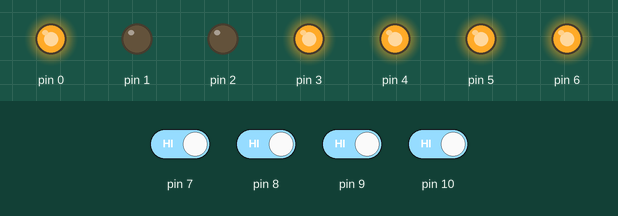
Recording of a sketch running on a simulated Arduino Uno, built with avr-gcc and run on an emulated ATmega328P. Shown: output pins drawn as LEDs (lit = HIGH). The test bench sets the inputs (shaded band); at power-on: pin 7–10 HIGH.

Above: at 1.2 s.
1.3 s: pin 7 driven LOW and pin 8 driven LOW and pin 9 driven LOW and pin 10 driven LOW
At 2.4 s:
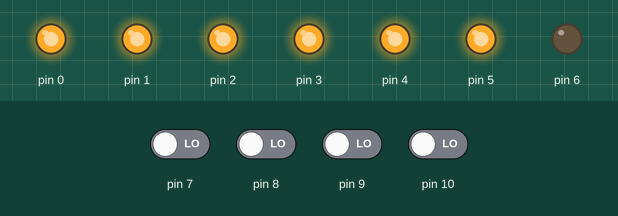
2.8 s: pin 7 driven HIGH
At 3.5 s:
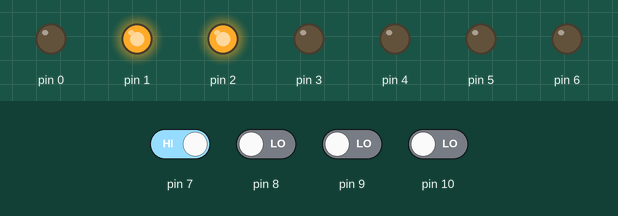
4.3 s: pin 7 driven LOW
At 4.7 s:
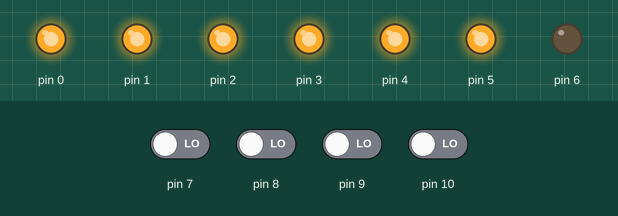
Timing chart, 0 to 7.3 s (numbered marks = the images above; inputs shaded):
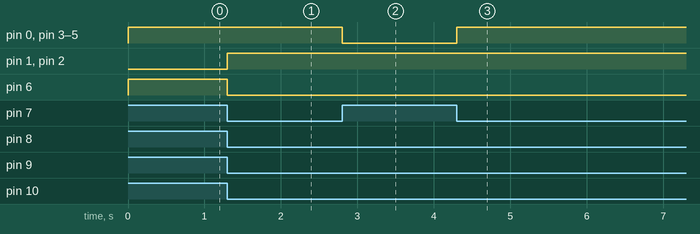

Measured:
- after the input at 1.3 s, pin 1, pin 2: LOW → HIGH at once; pin 6: HIGH → LOW at once
- after the input at 2.8 s, pin 0, pin 3–5: HIGH → LOW at once
- after the input at 4.3 s, pin 0, pin 3–5: LOW → HIGH at once

The sketch:

catodo.ino
```cpp
int uno=0; //guarda el estado del interruptor 1
int dos=0; //guarda el estado del interruptor 2
int cuatro=0; //guarda el estado del interruptor 3
int ocho=0; //guarda el estado del interruptor 4

void setup() //entradas y salidas
{
  pinMode(7,INPUT);
  pinMode(8,INPUT);
  pinMode(9,INPUT);
  pinMode(10,INPUT);

  pinMode(0,OUTPUT);//a
  pinMode(1,OUTPUT);//b
  pinMode(2,OUTPUT);//c
  pinMode(3,OUTPUT);//d
  pinMode(4,OUTPUT);//e
  pinMode(5,OUTPUT);//f
  pinMode(6,OUTPUT);//g
}

void loop()
{
  uno=digitalRead(7);
  dos=digitalRead(8);
  cuatro=digitalRead(9);
  ocho=digitalRead(10);

  if(uno==LOW && dos==LOW && cuatro==LOW && ocho==LOW)
  {
    digitalWrite(0,HIGH);//a
  	digitalWrite(1,HIGH);//b
  	digitalWrite(2,HIGH);//c
  	digitalWrite(3,HIGH);//d
  	digitalWrite(4,HIGH);//e
  	digitalWrite(5,HIGH);//f
  	digitalWrite(6,LOW);//g
  }


  else if(uno==HIGH && dos==LOW && cuatro==LOW && ocho==LOW)
  {
    digitalWrite(0,LOW);//a
  	digitalWrite(1,HIGH);//b
  	digitalWrite(2,HIGH);//c
  	digitalWrite(3,LOW);//d
  	digitalWrite(4,LOW);//e
  	digitalWrite(5,LOW);//f
  	digitalWrite(6,LOW);//g
  }
  else
  {
    digitalWrite(0,HIGH);//a
  	digitalWrite(1,LOW);//b
  	digitalWrite(2,LOW);//c
  	digitalWrite(3,HIGH);//d
  	digitalWrite(4,HIGH);//e
  	digitalWrite(5,HIGH);//f
  	digitalWrite(6,HIGH);//g
  }
}
```
